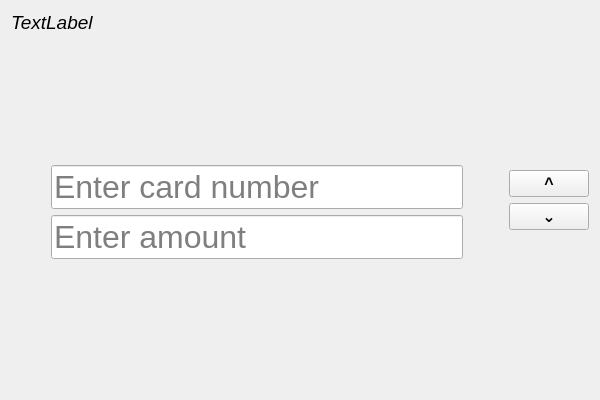
<?xml version="1.0" encoding="UTF-8"?>
<ui version="4.0">
 <class>TransferWidgetClass</class>
 <widget class="QWidget" name="TransferWidgetClass">
  <property name="geometry">
   <rect>
    <x>0</x>
    <y>0</y>
    <width>600</width>
    <height>400</height>
   </rect>
  </property>
  <property name="windowTitle">
   <string>TransferWidget</string>
  </property>
  <layout class="QGridLayout" name="gridLayout_3">
   <item row="0" column="0">
    <widget class="QLabel" name="label">
     <property name="font">
      <font>
       <pointsize>14</pointsize>
       <italic>true</italic>
      </font>
     </property>
     <property name="text">
      <string>TextLabel</string>
     </property>
    </widget>
   </item>
   <item row="1" column="0">
    <layout class="QGridLayout" name="gridLayout_2">
     <property name="sizeConstraint">
      <enum>QLayout::SizeConstraint::SetDefaultConstraint</enum>
     </property>
     <item row="0" column="2">
      <spacer name="horizontalSpacer_2">
       <property name="orientation">
        <enum>Qt::Orientation::Horizontal</enum>
       </property>
       <property name="sizeType">
        <enum>QSizePolicy::Policy::Preferred</enum>
       </property>
       <property name="sizeHint" stdset="0">
        <size>
         <width>40</width>
         <height>20</height>
        </size>
       </property>
      </spacer>
     </item>
     <item row="0" column="1">
      <layout class="QVBoxLayout" name="verticalLayout">
       <item>
        <spacer name="verticalSpacer_3">
         <property name="orientation">
          <enum>Qt::Orientation::Vertical</enum>
         </property>
         <property name="sizeHint" stdset="0">
          <size>
           <width>20</width>
           <height>40</height>
          </size>
         </property>
        </spacer>
       </item>
       <item>
        <widget class="QLabel" name="errorInfo">
         <property name="font">
          <font>
           <pointsize>12</pointsize>
          </font>
         </property>
         <property name="text">
          <string/>
         </property>
        </widget>
       </item>
       <item>
        <widget class="QLineEdit" name="cardForm">
         <property name="font">
          <font>
           <pointsize>24</pointsize>
          </font>
         </property>
         <property name="placeholderText">
          <string>Enter card number</string>
         </property>
        </widget>
       </item>
       <item>
        <widget class="QLineEdit" name="amountForm">
         <property name="font">
          <font>
           <pointsize>24</pointsize>
          </font>
         </property>
         <property name="placeholderText">
          <string>Enter amount</string>
         </property>
        </widget>
       </item>
       <item>
        <spacer name="verticalSpacer_4">
         <property name="orientation">
          <enum>Qt::Orientation::Vertical</enum>
         </property>
         <property name="sizeHint" stdset="0">
          <size>
           <width>20</width>
           <height>40</height>
          </size>
         </property>
        </spacer>
       </item>
      </layout>
     </item>
     <item row="0" column="0">
      <spacer name="horizontalSpacer">
       <property name="orientation">
        <enum>Qt::Orientation::Horizontal</enum>
       </property>
       <property name="sizeType">
        <enum>QSizePolicy::Policy::Preferred</enum>
       </property>
       <property name="sizeHint" stdset="0">
        <size>
         <width>40</width>
         <height>20</height>
        </size>
       </property>
      </spacer>
     </item>
     <item row="0" column="3">
      <layout class="QVBoxLayout" name="verticalLayout_3">
       <item>
        <spacer name="verticalSpacer">
         <property name="orientation">
          <enum>Qt::Orientation::Vertical</enum>
         </property>
         <property name="sizeHint" stdset="0">
          <size>
           <width>20</width>
           <height>40</height>
          </size>
         </property>
        </spacer>
       </item>
       <item>
        <widget class="QPushButton" name="btnUp">
         <property name="sizePolicy">
          <sizepolicy hsizetype="Minimum" vsizetype="Fixed">
           <horstretch>0</horstretch>
           <verstretch>0</verstretch>
          </sizepolicy>
         </property>
         <property name="font">
          <font>
           <pointsize>12</pointsize>
           <bold>true</bold>
          </font>
         </property>
         <property name="text">
          <string>^</string>
         </property>
        </widget>
       </item>
       <item>
        <widget class="QPushButton" name="btnDown">
         <property name="font">
          <font>
           <pointsize>12</pointsize>
           <bold>true</bold>
          </font>
         </property>
         <property name="text">
          <string>⌄</string>
         </property>
        </widget>
       </item>
       <item>
        <spacer name="verticalSpacer_2">
         <property name="orientation">
          <enum>Qt::Orientation::Vertical</enum>
         </property>
         <property name="sizeHint" stdset="0">
          <size>
           <width>20</width>
           <height>40</height>
          </size>
         </property>
        </spacer>
       </item>
      </layout>
     </item>
    </layout>
   </item>
   <item row="2" column="0">
    <spacer name="verticalSpacer_5">
     <property name="orientation">
      <enum>Qt::Orientation::Vertical</enum>
     </property>
     <property name="sizeType">
      <enum>QSizePolicy::Policy::Fixed</enum>
     </property>
     <property name="sizeHint" stdset="0">
      <size>
       <width>20</width>
       <height>30</height>
      </size>
     </property>
    </spacer>
   </item>
  </layout>
 </widget>
 <layoutdefault spacing="6" margin="11"/>
 <resources/>
 <connections/>
</ui>
